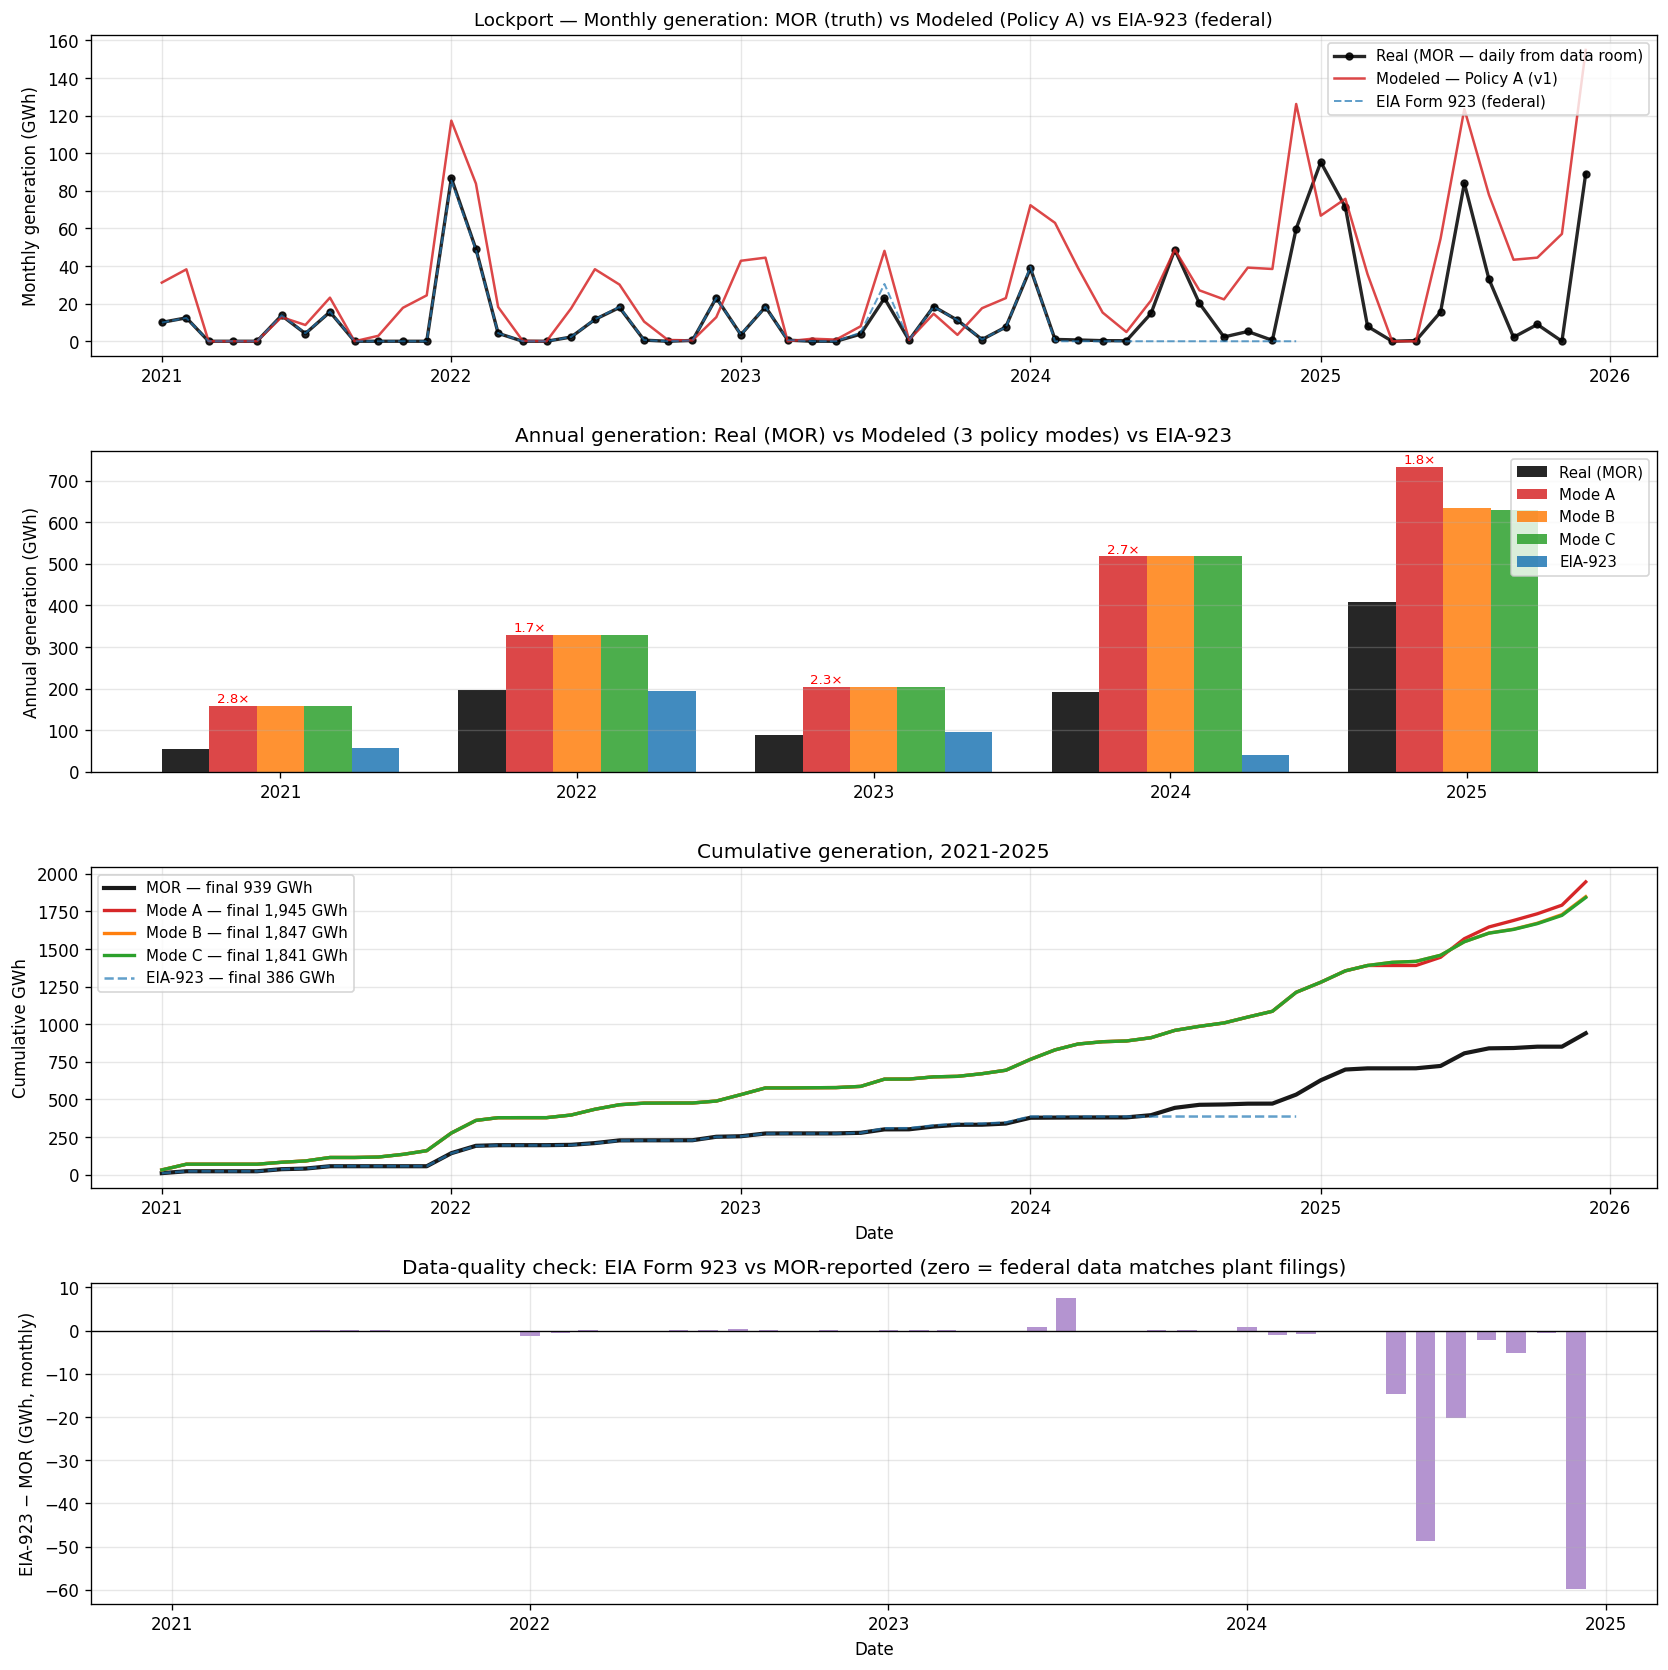

The Python source for this figure:
"""Compare N4 modeled generation vs real MOR data (from diligence-extractor)
   vs EIA Form 923 (federal). MOR is the ground truth; EIA-923 is the
   public-data approximation; modeled is what v1 says."""
from __future__ import annotations
import calendar, re
from pathlib import Path
import pandas as pd
import numpy as np
import matplotlib.pyplot as plt
import matplotlib.dates as mdates

REPO = Path("/Users/divy/code/work/infrasure_git_codes/gt_models")
OUT_DIR = REPO / "notebooks" / "scratch"
OUT_DIR.mkdir(parents=True, exist_ok=True)

MOR_DIR = Path("/Users/divy/code/personal/diligence-extractor/data/lockport/3.0 Lockport/3.4 O&M Reports/3.4.20 Monthly Operating Reports")
EIA_PARQUET = Path("/Users/divy/code/personal/renewablesinfo_org/data/sources/eia_generation/eia_generation_monthly.parquet")

MONTH_NAMES = ["January","February","March","April","May","June","July","August","September","October","November","December"]

# Column index → semantic name (verified consistent across years per the diligence-extractor notebook)
COLS = {
    1:  "ambient_temp_f",
    2:  "net_output_mwh",
    3:  "gross_output_mwh",
    6:  "net_station_output",
    7:  "dhts_steam_load_mmbtu",
    9:  "dhts_net_thermal_mmbtu",
    11: "ctg1_mwh",
    12: "ctg2_mwh",
    14: "ctg3_mwh",
    15: "stg_mwh",
    16: "plant_run_time_hrs",
    17: "total_gas_mmbtu",
}

# === Parse MOR workbooks ===
def parse_sheet(path: Path, year: int, month_name: str) -> pd.DataFrame:
    df = pd.read_excel(path, sheet_name=month_name, header=None)
    month_num = MONTH_NAMES.index(month_name) + 1
    days = calendar.monthrange(year, month_num)[1]
    rows = []
    for i in range(5, min(40, len(df))):
        day_val = df.iloc[i, 0]
        if pd.isna(day_val):
            continue
        try:
            day = int(day_val)
        except (ValueError, TypeError):
            continue
        if not (1 <= day <= days):
            continue
        rec = {"date": pd.Timestamp(year=year, month=month_num, day=day)}
        for col_idx, name in COLS.items():
            try:
                v = df.iloc[i, col_idx]
                rec[name] = float(v) if pd.notna(v) else None
            except (ValueError, TypeError, IndexError):
                rec[name] = None
        rows.append(rec)
    return pd.DataFrame(rows)

year_files = {}
for year_dir in sorted(MOR_DIR.glob("3.4.20.* 20*")):
    m = re.search(r"20\d{2}", year_dir.name)
    if not m:
        continue
    year = int(m.group())
    candidates = list(year_dir.glob("*monthly_report_data*.xls*"))
    if candidates:
        year_files[year] = candidates[0]
print(f"MOR workbooks: {sorted(year_files)}")

all_rows = []
for year, f in sorted(year_files.items()):
    sheets = set(pd.ExcelFile(f).sheet_names)
    for m_name in MONTH_NAMES:
        if m_name not in sheets:
            continue
        d = parse_sheet(f, year, m_name)
        all_rows.append(d)
mor_daily = pd.concat(all_rows, ignore_index=True).sort_values("date").reset_index(drop=True)
print(f"MOR daily rows: {len(mor_daily)}")
print(f"Date range: {mor_daily['date'].min().date()} to {mor_daily['date'].max().date()}")

# Save MOR daily parquet for reuse
mor_parquet = REPO / "data" / "paths" / "lockport" / "mor_daily.parquet"
mor_daily.to_parquet(mor_parquet, index=False)
print(f"Saved MOR daily parquet: {mor_parquet}")

# Aggregate MOR to monthly
mor_daily["month"] = mor_daily["date"].dt.to_period("M").dt.to_timestamp()
mor_monthly = mor_daily.groupby("month").agg(
    mwh_mor=("net_output_mwh", "sum"),
    gross_mwh_mor=("gross_output_mwh", "sum"),
    dhts_thermal_mmbtu=("dhts_net_thermal_mmbtu", "sum"),
    gas_mmbtu=("total_gas_mmbtu", "sum"),
    run_hours=("plant_run_time_hrs", "sum"),
).reset_index()
print(f"\nMOR monthly totals (first 6 rows):")
print(mor_monthly.head(6).to_string())

# === Pull EIA-923 monthly ===
eia = pd.read_parquet(EIA_PARQUET)
eia_lp = eia[(eia['plantCode'] == '54041') & (eia['energy_source_code'] == 'ALL') & (eia['prime_mover_code'] == 'ALL')].copy()
eia_lp['month'] = pd.to_datetime(eia_lp['period'])
eia_lp = eia_lp[['month', 'generation']].rename(columns={'generation': 'mwh_eia923'}).reset_index(drop=True)

# === Pull modeled monthly from latest N4 ===
runs_dir = REPO / "data" / "outputs" / "lockport" / "runs"
latest_run = sorted([d for d in runs_dir.iterdir() if d.name.startswith("notebook4_")])[-1]
print(f"\nUsing model run: {latest_run.name}")

modeled = {}
for mode in ['a', 'b', 'c']:
    d = pd.read_parquet(latest_run / f"daily_summary_mode_{mode}.parquet")
    d['date'] = pd.to_datetime(d['date'])
    d['month'] = d['date'].dt.to_period('M').dt.to_timestamp()
    monthly = d.groupby('month')['mwh_degraded'].sum().reset_index().rename(columns={'mwh_degraded': f'mwh_mode_{mode}'})
    modeled[mode] = monthly
mod = modeled['a'].merge(modeled['b'], on='month').merge(modeled['c'], on='month')

# === Combine ===
combined = mod.merge(mor_monthly[['month', 'mwh_mor']], on='month', how='left')\
              .merge(eia_lp[['month', 'mwh_eia923']], on='month', how='left')
# Restrict to range where we have MOR coverage
combined = combined[combined['month'].dt.year.between(2021, 2025)].reset_index(drop=True)
print(f"\nComparison range: {combined['month'].min().date()} to {combined['month'].max().date()}")
print(f"Months: {len(combined)}")
combined['year'] = combined['month'].dt.year

# Annual aggregates
annual = combined.groupby('year').agg(
    mwh_mor=('mwh_mor', 'sum'),
    mwh_mode_a=('mwh_mode_a', 'sum'),
    mwh_mode_b=('mwh_mode_b', 'sum'),
    mwh_mode_c=('mwh_mode_c', 'sum'),
    mwh_eia923=('mwh_eia923', 'sum'),
).reset_index()
annual['ratio_a_over_mor'] = annual['mwh_mode_a'] / annual['mwh_mor'].replace(0, np.nan)
annual['ratio_eia_over_mor'] = annual['mwh_eia923'] / annual['mwh_mor'].replace(0, np.nan)
print("\nAnnual comparison (2021-2025):")
print(annual.to_string(index=False))

# === Plots ===
fig, axes = plt.subplots(4, 1, figsize=(14, 14))

# Panel 1: monthly time series
ax = axes[0]
ax.plot(combined['month'], combined['mwh_mor']/1000, color='black', linewidth=2,
        label='Real (MOR — daily from data room)', marker='o', markersize=4, alpha=0.85)
ax.plot(combined['month'], combined['mwh_mode_a']/1000, color='tab:red', linewidth=1.5,
        label='Modeled — Policy A (v1)', alpha=0.85)
ax.plot(combined['month'], combined['mwh_eia923']/1000, color='tab:blue', linewidth=1.2,
        label='EIA Form 923 (federal)', linestyle='--', alpha=0.7)
ax.set_ylabel('Monthly generation (GWh)')
ax.set_title('Lockport — Monthly generation: MOR (truth) vs Modeled (Policy A) vs EIA-923 (federal)', fontsize=11)
ax.legend(loc='upper right', fontsize=9)
ax.grid(alpha=0.3)
ax.xaxis.set_major_locator(mdates.YearLocator())
ax.xaxis.set_major_formatter(mdates.DateFormatter('%Y'))

# Panel 2: annual bars
ax = axes[1]
years = annual['year'].values
width = 0.16
x = np.arange(len(years))
ax.bar(x - 2*width, annual['mwh_mor']/1000, width, label='Real (MOR)', color='black', alpha=0.85)
ax.bar(x - 1*width, annual['mwh_mode_a']/1000, width, label='Mode A', color='tab:red', alpha=0.85)
ax.bar(x + 0*width, annual['mwh_mode_b']/1000, width, label='Mode B', color='tab:orange', alpha=0.85)
ax.bar(x + 1*width, annual['mwh_mode_c']/1000, width, label='Mode C', color='tab:green', alpha=0.85)
ax.bar(x + 2*width, annual['mwh_eia923']/1000, width, label='EIA-923', color='tab:blue', alpha=0.85)
ax.set_xticks(x); ax.set_xticklabels(years)
ax.set_ylabel('Annual generation (GWh)')
ax.set_title('Annual generation: Real (MOR) vs Modeled (3 policy modes) vs EIA-923')
ax.legend(loc='upper right', fontsize=9)
ax.grid(alpha=0.3, axis='y')
# Ratio annotations
for i, yr in enumerate(years):
    r = annual.iloc[i]
    if pd.notna(r['ratio_a_over_mor']):
        ax.text(i - 1*width, r['mwh_mode_a']/1000 + 8,
                f'{r["ratio_a_over_mor"]:.1f}×', ha='center', fontsize=8, color='red')

# Panel 3: cumulative
ax = axes[2]
ax.plot(combined['month'], (combined['mwh_mor']/1000).cumsum(), color='black',
        linewidth=2.5, label=f"MOR — final {combined['mwh_mor'].sum()/1000:,.0f} GWh", alpha=0.9)
ax.plot(combined['month'], (combined['mwh_mode_a']/1000).cumsum(), color='tab:red',
        linewidth=2, label=f"Mode A — final {combined['mwh_mode_a'].sum()/1000:,.0f} GWh")
ax.plot(combined['month'], (combined['mwh_mode_b']/1000).cumsum(), color='tab:orange',
        linewidth=2, label=f"Mode B — final {combined['mwh_mode_b'].sum()/1000:,.0f} GWh")
ax.plot(combined['month'], (combined['mwh_mode_c']/1000).cumsum(), color='tab:green',
        linewidth=2, label=f"Mode C — final {combined['mwh_mode_c'].sum()/1000:,.0f} GWh")
ax.plot(combined['month'], (combined['mwh_eia923']/1000).cumsum(), color='tab:blue',
        linewidth=1.5, linestyle='--', label=f"EIA-923 — final {combined['mwh_eia923'].sum()/1000:,.0f} GWh", alpha=0.7)
ax.set_xlabel('Date'); ax.set_ylabel('Cumulative GWh')
ax.set_title('Cumulative generation, 2021-2025')
ax.legend(loc='upper left', fontsize=9)
ax.grid(alpha=0.3)
ax.xaxis.set_major_locator(mdates.YearLocator())
ax.xaxis.set_major_formatter(mdates.DateFormatter('%Y'))

# Panel 4: EIA-923 vs MOR data quality check
ax = axes[3]
mor_eia = combined.dropna(subset=['mwh_mor', 'mwh_eia923']).copy()
mor_eia['eia_minus_mor'] = mor_eia['mwh_eia923'] - mor_eia['mwh_mor']
ax.bar(mor_eia['month'], mor_eia['eia_minus_mor']/1000, width=20, color='tab:purple', alpha=0.7)
ax.axhline(0, color='black', linewidth=0.8)
ax.set_xlabel('Date'); ax.set_ylabel('EIA-923 − MOR (GWh, monthly)')
ax.set_title('Data-quality check: EIA Form 923 vs MOR-reported (zero = federal data matches plant filings)')
ax.grid(alpha=0.3)
ax.xaxis.set_major_locator(mdates.YearLocator())
ax.xaxis.set_major_formatter(mdates.DateFormatter('%Y'))

plt.tight_layout()
plot_path = OUT_DIR / "modeled_vs_mor_vs_eia923.png"
plt.savefig(plot_path, dpi=120, bbox_inches='tight')
print(f"\nPlot saved to: {plot_path}")

# Save combined comparison parquet
combined.to_parquet(OUT_DIR / "monthly_comparison_2021_2025.parquet", index=False)
print(f"Comparison data saved to: {OUT_DIR / 'monthly_comparison_2021_2025.parquet'}")

# === Headlines ===
print("\n=== Headlines (2021-2025, 5-year period with MOR coverage) ===")
tot_mor = annual['mwh_mor'].sum()
tot_a = annual['mwh_mode_a'].sum()
tot_eia = annual['mwh_eia923'].sum()
n_yrs = len(annual)
print(f"MOR (truth):     {tot_mor/1000:>8,.0f} GWh   ({tot_mor/n_yrs/1000:>6,.0f} GWh/yr avg)")
print(f"Mode A:          {tot_a/1000:>8,.0f} GWh   ({tot_a/n_yrs/1000:>6,.0f} GWh/yr avg)")
print(f"EIA-923:         {tot_eia/1000:>8,.0f} GWh   ({tot_eia/n_yrs/1000:>6,.0f} GWh/yr avg)")
print(f"\nMode A / MOR over-commit:  {tot_a/tot_mor:.2f}×")
print(f"EIA-923 / MOR data lag:    {tot_eia/tot_mor:.2f}×")
